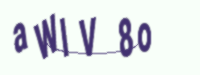
#> input picture tex/0_aWlV8o_original.png, 200 x 75 px
$ python -i utils.py   (imports and definitions only)
#> lines starting #> are read from the running program, lines starting #| are printed output that depends on the picture; after the words box and inside, x2 and y2 are one past the last pixel; in counts of white or black regions, pixels touching at a corner belong together
#> further down, picture is the input picture: shape (75, 200, 3); mean B, G, R 231.2, 228.5, 224.5
import cv2
import numpy as np

def PIL_to_array(pil_image):
	return np.array(pil_image)

def threshold(image):
	image = cv2.cvtColor(image, cv2.COLOR_BGR2GRAY)
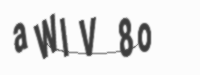
#> image: shape (75, 200); min 61, max 252, mean 227.4
	image = cv2.GaussianBlur(image,(3,3),0)
	_, image = cv2.threshold(image, 0, 255, cv2.THRESH_BINARY+cv2.THRESH_OTSU)
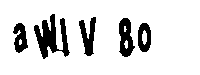
#> image: shape (75, 200); 86.2% white; 5 black regions, box (x1, y1, x2, y2) and area: (34, 14, 70, 59) 767, (119, 18, 135, 57) 401, (79, 17, 96, 56) 352, (13, 23, 28, 53) 282, (138, 23, 151, 52) 265
	return image

>>> import cv2
>>> picture = cv2.imread('../tex/0_aWlV8o_original.png')
>>> result = threshold(picture)

$ run again, on tex/bw_chars.png
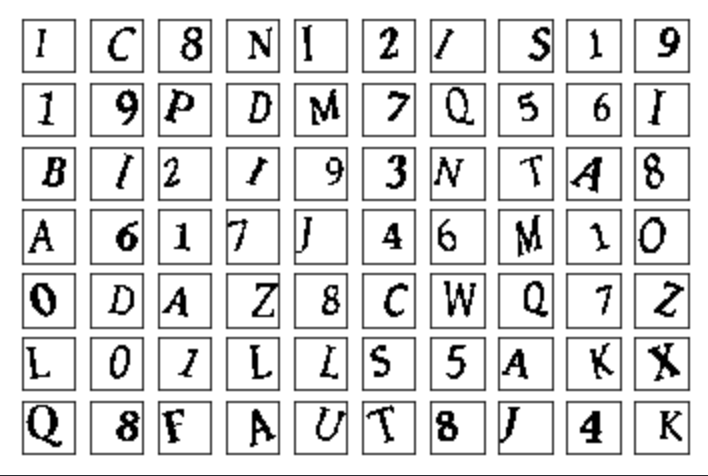
#> input picture tex/bw_chars.png, 708 x 476 px
#> picture is the input picture: shape (476, 708, 3); mean B, G, R 221, 221, 221
#> in threshold, `image = cv2.GaussianBlur(image,(3,3),0)`:
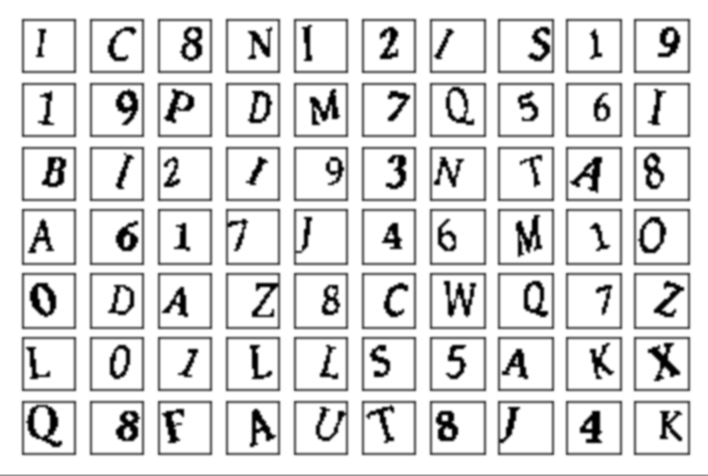
#> image: shape (476, 708); min 0, max 255, mean 221.1
#> in threshold, `_, image = cv2.threshold(image, 0, 255, cv2.THRESH_BINARY+cv2.THRESH_O..`:
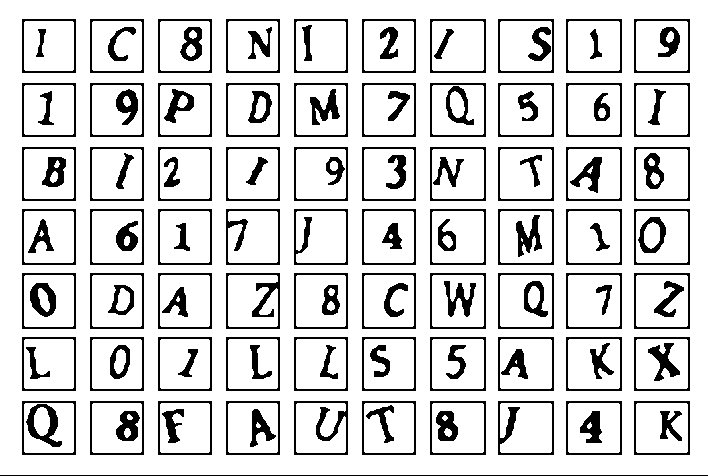
#> image: shape (476, 708); 84% white; 136 black regions, largest, box (x1, y1, x2, y2) and area: (226, 273, 280, 329) 771, (294, 401, 348, 455) 768, (0, 475, 708, 476) 708

$ run again, on tex/bw_pca.png
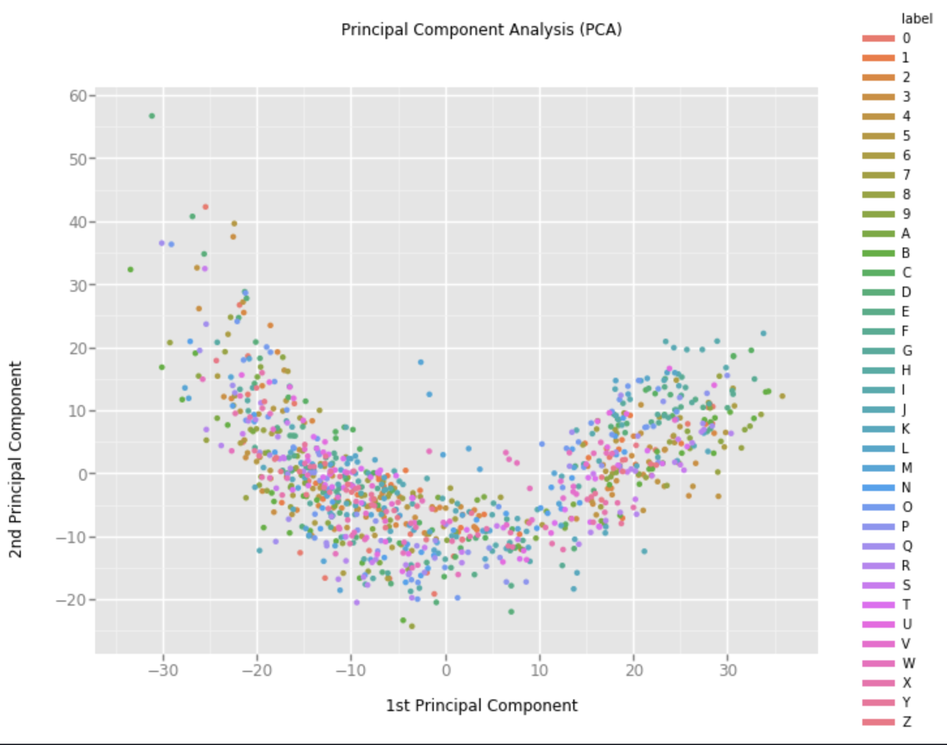
#> input picture tex/bw_pca.png, 947 x 745 px, shrunk from 1454 x 1144 before the run
#> picture is the input picture: shape (745, 947, 3); mean B, G, R 235.4, 235.2, 235.5
#> in threshold, `image = cv2.cvtColor(image, cv2.COLOR_BGR2GRAY)`:
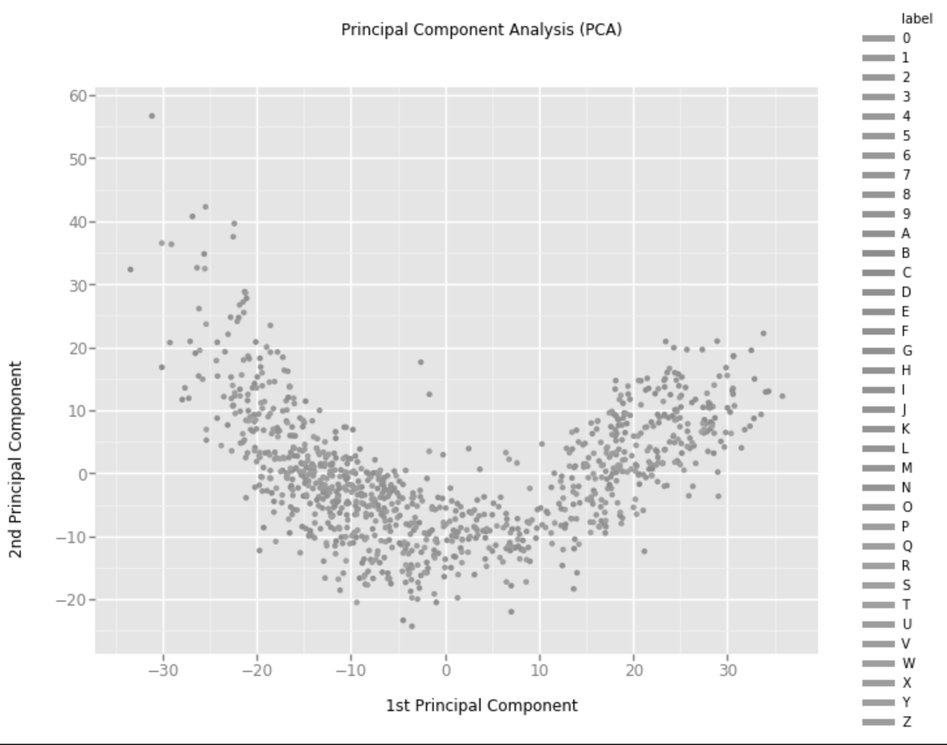
#> image: shape (745, 947); min 13, max 255, mean 235.3
#> in threshold, `_, image = cv2.threshold(image, 0, 255, cv2.THRESH_BINARY+cv2.THRESH_O..`:
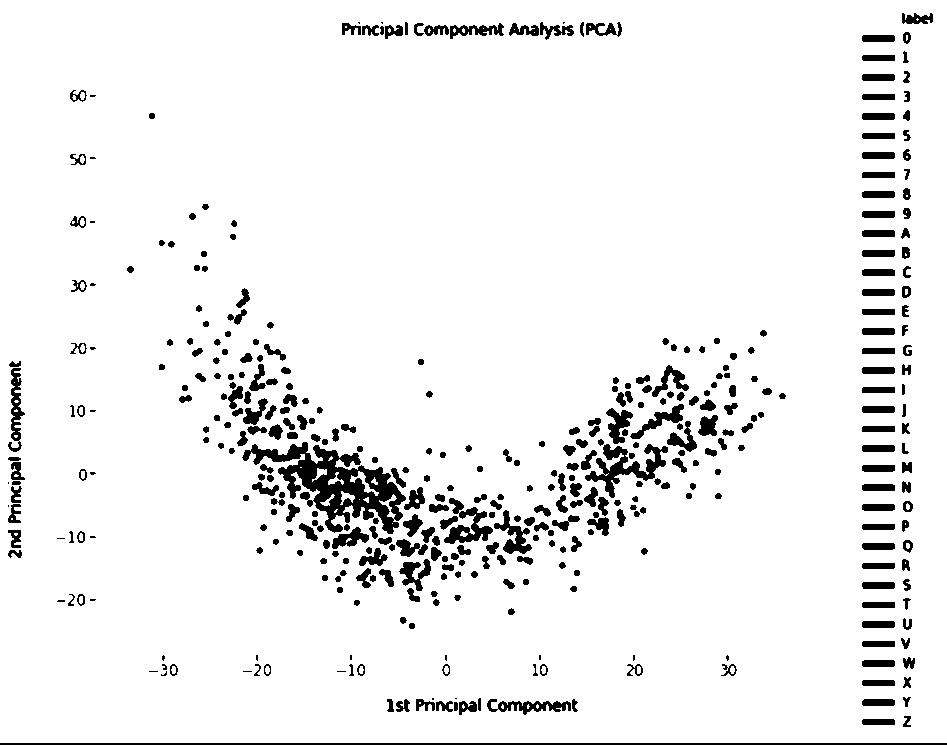
#> image: shape (745, 947); 93.7% white; 412 black regions (30 under 20 px), largest, box (x1, y1, x2, y2) and area: (242, 442, 406, 534) 5633, (0, 743, 947, 745) 1894, (585, 444, 668, 498) 1489

$ run again, on tex/bw_tsne.png
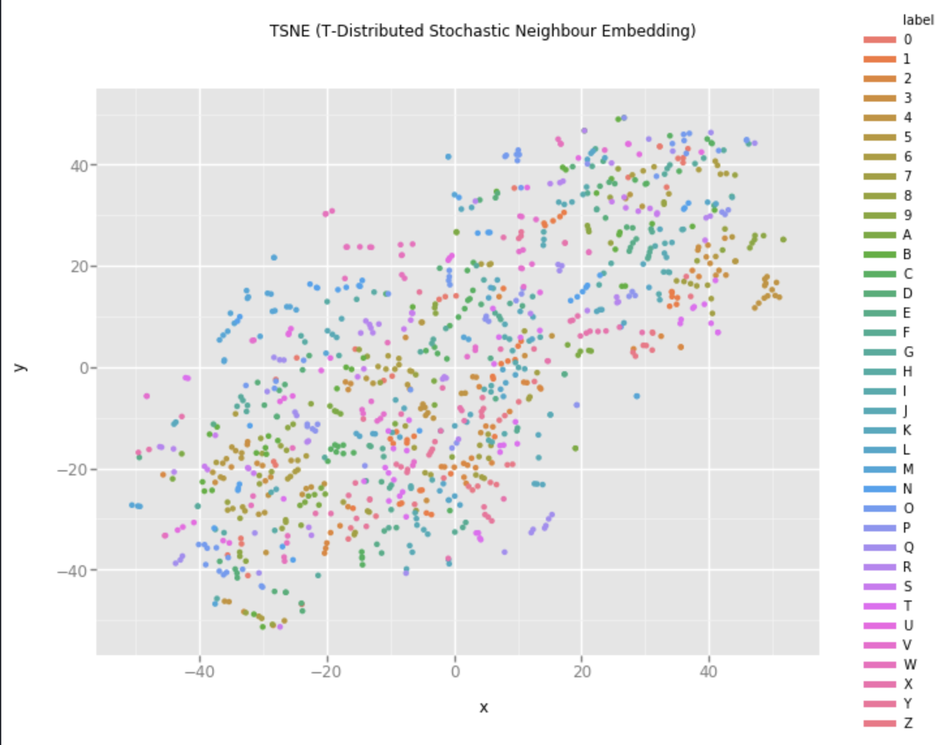
#> input picture tex/bw_tsne.png, 947 x 745 px, shrunk from 1454 x 1144 before the run
#> picture is the input picture: shape (745, 947, 3); mean B, G, R 235.1, 235.1, 235.4
#> in threshold, `image = cv2.cvtColor(image, cv2.COLOR_BGR2GRAY)`:
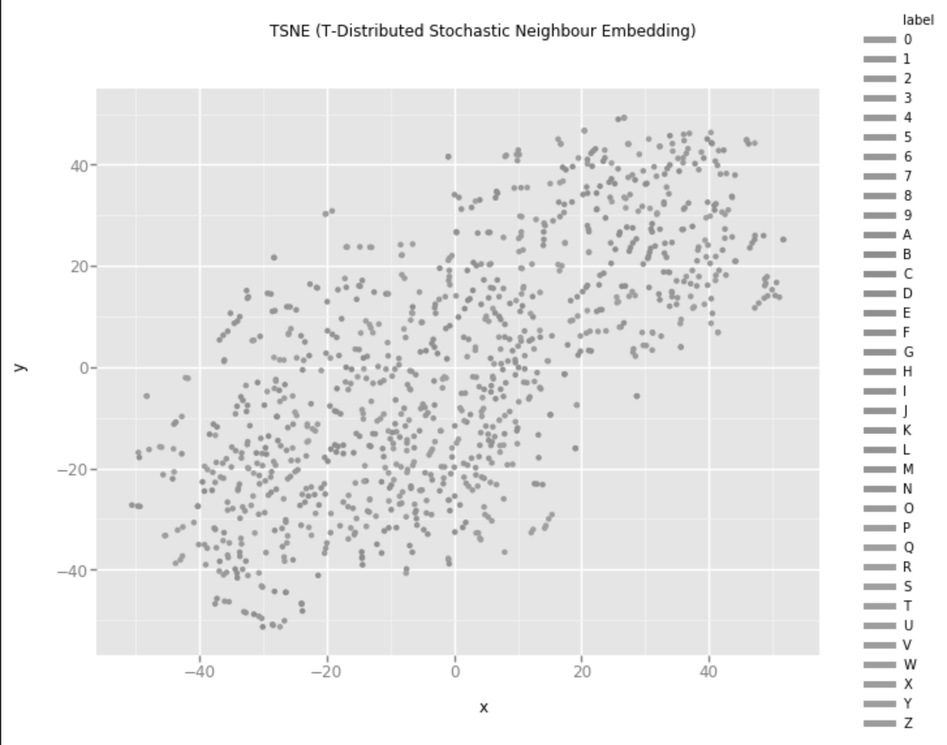
#> image: shape (745, 947); min 1, max 255, mean 235.2
#> in threshold, `_, image = cv2.threshold(image, 0, 255, cv2.THRESH_BINARY+cv2.THRESH_O..`:
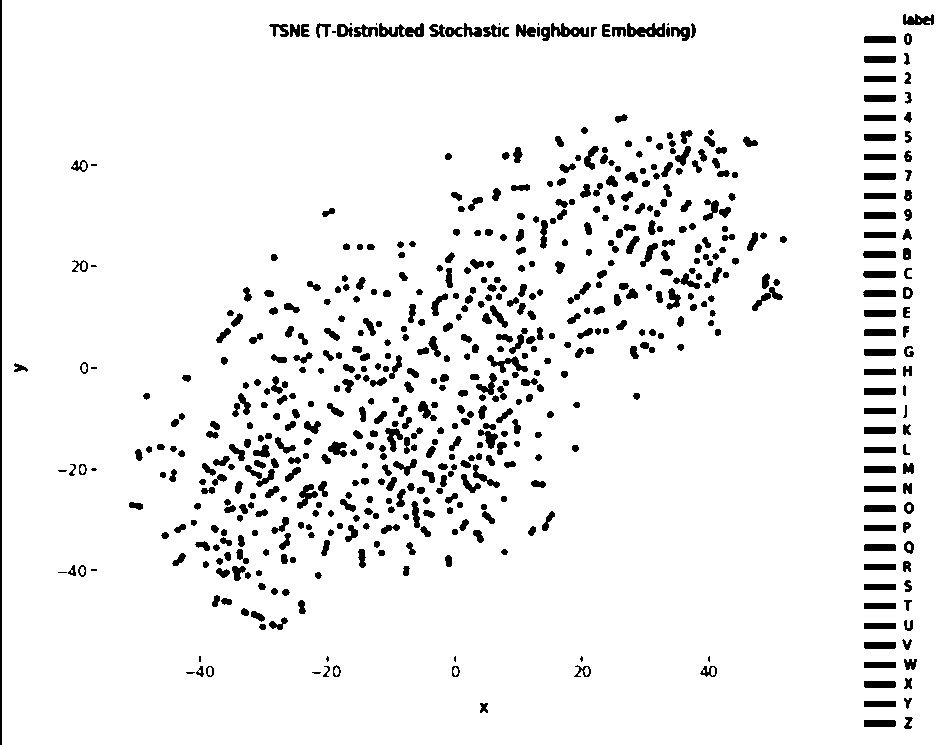
#> image: shape (745, 947); 93.6% white; 614 black regions (20 under 20 px), largest, box (x1, y1, x2, y2) and area: (0, 0, 2, 745) 1490, (379, 23, 424, 37) 376, (627, 23, 665, 37) 340
